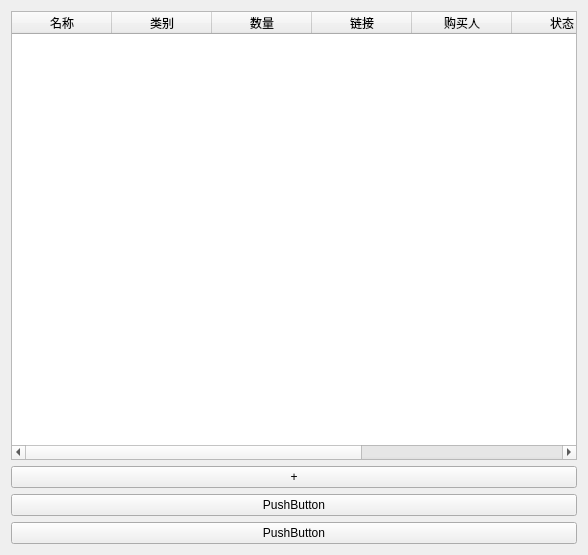
<?xml version="1.0" encoding="UTF-8"?>
<ui version="4.0">
 <class>CurrentMonthPage</class>
 <widget class="QWidget" name="CurrentMonthPage">
  <property name="geometry">
   <rect>
    <x>0</x>
    <y>0</y>
    <width>588</width>
    <height>555</height>
   </rect>
  </property>
  <property name="windowTitle">
   <string>Form</string>
  </property>
  <layout class="QVBoxLayout" name="verticalLayout">
   <item>
    <widget class="QTableWidget" name="tableWidget">
     <column>
      <property name="text">
       <string>名称</string>
      </property>
     </column>
     <column>
      <property name="text">
       <string>类别</string>
      </property>
     </column>
     <column>
      <property name="text">
       <string>数量</string>
      </property>
     </column>
     <column>
      <property name="text">
       <string>链接</string>
      </property>
     </column>
     <column>
      <property name="text">
       <string>购买人</string>
      </property>
     </column>
     <column>
      <property name="text">
       <string>状态</string>
      </property>
     </column>
     <column>
      <property name="text">
       <string>发票</string>
      </property>
     </column>
     <column>
      <property name="text">
       <string>备注</string>
      </property>
     </column>
    </widget>
   </item>
   <item>
    <widget class="QPushButton" name="addLine">
     <property name="text">
      <string>+</string>
     </property>
    </widget>
   </item>
   <item>
    <widget class="QPushButton" name="pushButton">
     <property name="text">
      <string>PushButton</string>
     </property>
    </widget>
   </item>
   <item>
    <widget class="QPushButton" name="pushButton_2">
     <property name="text">
      <string>PushButton</string>
     </property>
    </widget>
   </item>
  </layout>
 </widget>
 <resources/>
 <connections/>
</ui>
